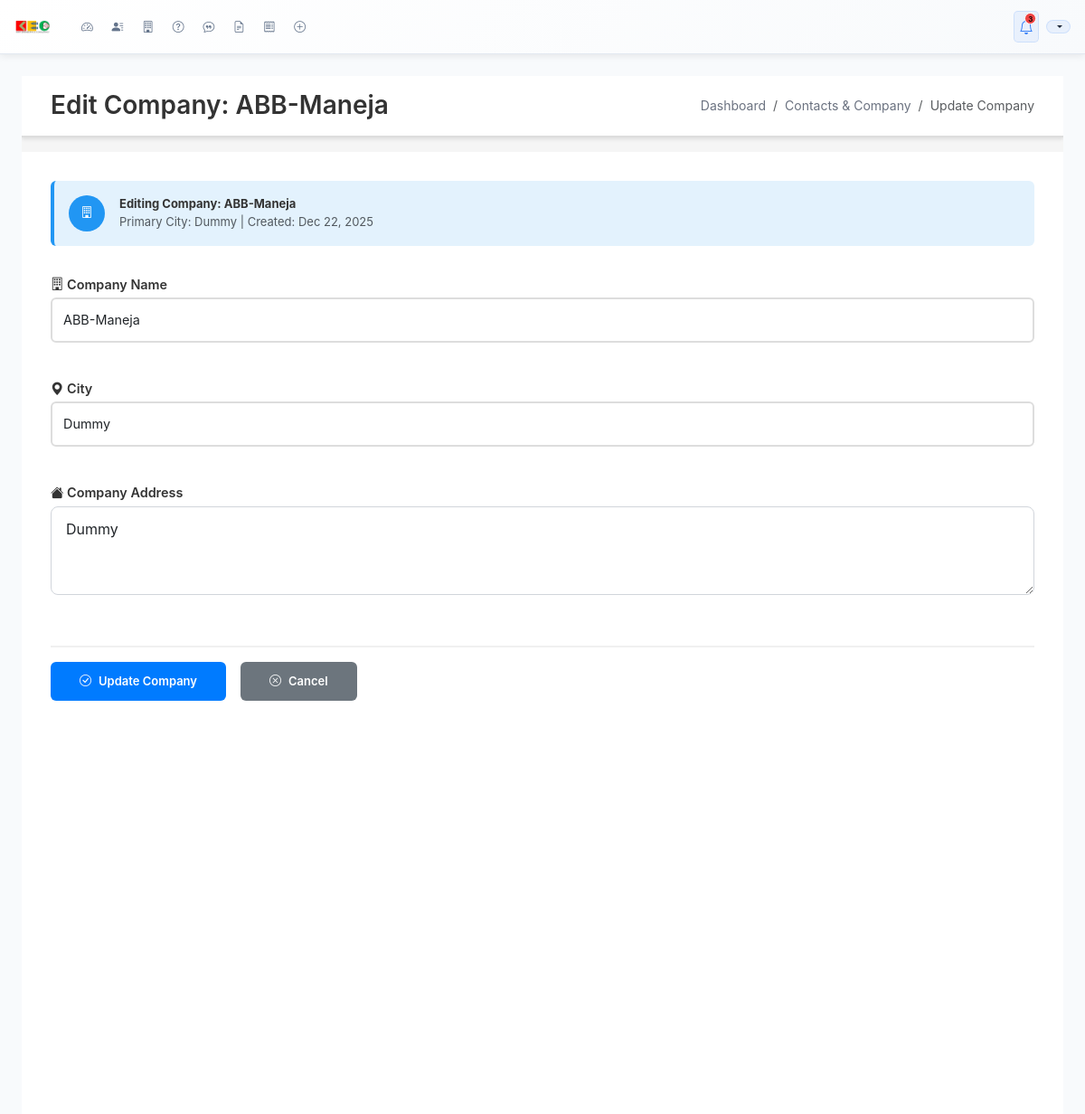
Screenshot of /companies/edit/71/ (signed in) with the database file from the repository.
### dashboard/models.py (models this page shows, shortened)
class Company(models.Model):
    company_name = models.CharField(max_length=200, verbose_name="Company Name")
    city_1 = models.CharField(max_length=100, verbose_name="Primary City")
    city_2 = models.CharField(max_length=100, verbose_name="Secondary City", blank=True, null=True)
    address_1 = models.TextField(verbose_name="Primary Address")
    address_2 = models.TextField(verbose_name="Secondary Address", blank=True, null=True)
    address_3 = models.TextField(verbose_name="Tertiary Address", blank=True, null=True)
    created_at = models.DateTimeField(auto_now_add=True)
    updated_at = models.DateTimeField(auto_now=True)
    class Meta:
        verbose_name = "Company"
        verbose_name_plural = "Companies"
        ordering = ['company_name', 'city_1']
        unique_together = ['company_name', 'city_1']

### dashboard/views.py (the view)
# urls.py: path('companies/edit/<int:company_id>/', views.company_edit_view, name='company_edit'),
@login_required
def company_edit_view(request, company_id):
    company = get_object_or_404(Company, id=company_id)
    if request.method == 'POST':
        form = CompanyForm(request.POST, instance=company)
        if form.is_valid():
            company = form.save()
            messages.success(request, f'Company {company.company_name} updated successfully!')
            return redirect('dashboard:contact_management')
        else:
            messages.error(request, 'Please correct the errors below.')
    else:
        form = CompanyForm(instance=company)
    return render(request, 'dashboard/company_form.html', {
        'form': form,
        'title': f'Edit Company: {company.company_name}',
        'action': 'Update',
        'company_obj': company,
        'is_edit': True
    })

### dashboard/views.py (shortened to what this page needs)
class CompanyForm(forms.ModelForm):
    class Meta:
        model = Company
        fields = ['company_name', 'city_1', 'address_1']
        widgets = {
            'company_name': forms.TextInput(attrs={'class': 'form-control', 'placeholder': 'Enter company name'}),
            'city_1': forms.TextInput(attrs={'class': 'form-control', 'placeholder': 'Enter city'}),
            'address_1': forms.Textarea(attrs={'class': 'form-control', 'rows': 3, 'placeholder': 'Enter company address'}),
        }

### dashboard/templates/dashboard/company_form.html (shortened to what this page needs)
{% extends 'dashboard/base.html' %}
{% block body_class %}scrollable-page{% endblock %}
{% block content %}
<div class="simple-form-page">
    <div class="simple-form-wrapper">
        <div class="simple-header">
            <h3>{{ title }}</h3>
            <nav aria-label="breadcrumb">
                <ol class="breadcrumb">
                    <li class="breadcrumb-item"><a href="{% url 'dashboard:index' %}">Dashboard</a></li>
                    <li class="breadcrumb-item"><a href="{% url 'dashboard:contact_management' %}">Contacts & Company</a></li>
                    <li class="breadcrumb-item active">{{ action }} Company</li>
                </ol>
            </nav>
        </div>
        <div class="simple-form-container">
            {% if is_edit and company_obj %}
            <div class="edit-indicator">
                <div class="user-initial">
                    <i class="bi bi-building"></i>
                </div>
                <div>
                    <strong>Editing Company: {{ company_obj.company_name }}</strong>
                    <div class="text-muted">Primary City: {{ company_obj.city_1 }} | Created: {{ company_obj.created_at|date:"M d, Y" }}</div>
                </div>
            </div>
            {% endif %}
            <form method="post" class="simple-form compact-form">
                <div class="form-group compact">
                    <label for="{{ form.company_name.id_for_label }}">
                        <i class="bi bi-building"></i> Company Name
                    </label>
                    {{ form.company_name }}
                </div>
                <div class="form-group compact">
                    <label for="{{ form.city_1.id_for_label }}">
                        <i class="bi bi-geo-alt-fill"></i> City
                    </label>
                    {{ form.city_1 }}
                </div>
                <div class="form-group compact">
                    <label for="{{ form.address_1.id_for_label }}">
                        <i class="bi bi-house-fill"></i> Company Address
                    </label>
                    {{ form.address_1 }}
                </div>
                <div class="form-actions">
                    <button type="submit" class="btn-primary">
                        <i class="bi bi-check-circle me-2"></i>{{ action }} Company
                    </button>
                    <a href="{% url 'dashboard:contact_management' %}?view=companies" class="btn-secondary">
                        <i class="bi bi-x-circle me-2"></i>Cancel
                    </a>
                </div>
            </form>
        </div>
    </div>
</div>
{% endblock %}

### dashboard/static/css/dashboard.css (style rules this page uses)
* { margin: 0; padding: 0; box-sizing: border-box; }
body { font-family: 'Inter', 'Segoe UI', Tahoma, Geneva, Verdana, sans-serif; background-color: #f5f7fa; color: #333; min-width: 1200px; font-size: 13px; }
body.scrollable-page { overflow-y: auto !important; min-height: 100vh !important; height: auto !important; }
.breadcrumb { background: none; padding: 0; margin: 0; font-size: 0.875rem; }
.breadcrumb-item a { color: #6b7280; text-decoration: none; }
.form-control, .form-select { border-radius: 0.5rem; border: 1px solid #d1d5db; padding: 0.75rem 1rem; transition: all 0.2s ease; }
.form-actions { display: flex; gap: 1rem; padding-top: 2rem; border-top: 1px solid #e5e7eb; margin-top: 2rem; }
.btn-primary { background: linear-gradient(135deg, #3b82f6 0%, #2563eb 100%); border: none; }
.simple-form-page { background-color: #f5f5f5; height: 100vh; overflow: hidden; }
.simple-form-wrapper { height: 100vh; display: flex; flex-direction: column; padding: 0 !important; max-width: none !important; margin: 0 !important; width: 100% !important; }
.simple-header { display: flex; justify-content: space-between; align-items: center; margin-bottom: 1rem; padding: 1rem 2rem; border-bottom: 2px solid #ddd; background: white; box-shadow: 0 2px 4px rgba(0,0,0,0.1); }
.simple-header h3 { margin: 0; color: #333; font-weight: 600; }
.simple-form-container { flex: 1; background: white; border-radius: 0; padding: 2rem; box-shadow: none; overflow-y: auto; margin: 0; }
.edit-indicator { display: flex; align-items: center; gap: 1rem; margin-bottom: 2rem; padding: 1rem; background: #e3f2fd; border-radius: 6px; border-left: 4px solid #2196f3; }
.user-initial { width: 40px; height: 40px; background: #2196f3; color: white; border-radius: 50%; display: flex; align-items: center; justify-content: center; font-weight: bold; }
.simple-form { display: flex; flex-direction: column; gap: 1.5rem; }
.form-group { display: flex; flex-direction: column; }
.form-group label { font-weight: 600; color: #333; margin-bottom: 0.5rem; font-size: 0.9rem; }
.form-group input, .form-group select { padding: 0.75rem; border: 2px solid #ddd; border-radius: 6px; font-size: 0.9rem; transition: border-color 0.2s; }
.form-actions { display: flex; gap: 1rem; padding-top: 1rem; border-top: 2px solid #f0f0f0; margin-top: 1rem; }
.btn-primary { padding: 0.75rem 2rem; background: #007bff; color: white; border: none; border-radius: 6px; font-weight: 600; cursor: pointer; transition: background-color 0.2s; }
.btn-secondary { padding: 0.75rem 2rem; background: #6c757d; color: white; text-decoration: none; border-radius: 6px; font-weight: 600; transition: background-color 0.2s; display: inline-block; text-align: center; }

### dashboard/templates/dashboard/company_form.html (style rules this page uses)
.compact-form .form-group.compact { margin-bottom: 1rem; }
.compact-form .form-group.compact label { margin-bottom: 0.25rem; }
.compact-form .form-group.compact .form-control, .compact-form .form-group.compact .form-select { margin-bottom: 0; }

### rows the page displays
Company: company_name "ABB-Maneja", city_1 "Dummy", created_at "Dec 22, 2025", address_1 "Dummy"

### other values shown
{{ title }} "Edit Company: ABB-Maneja"
{{ action }} "Update"
